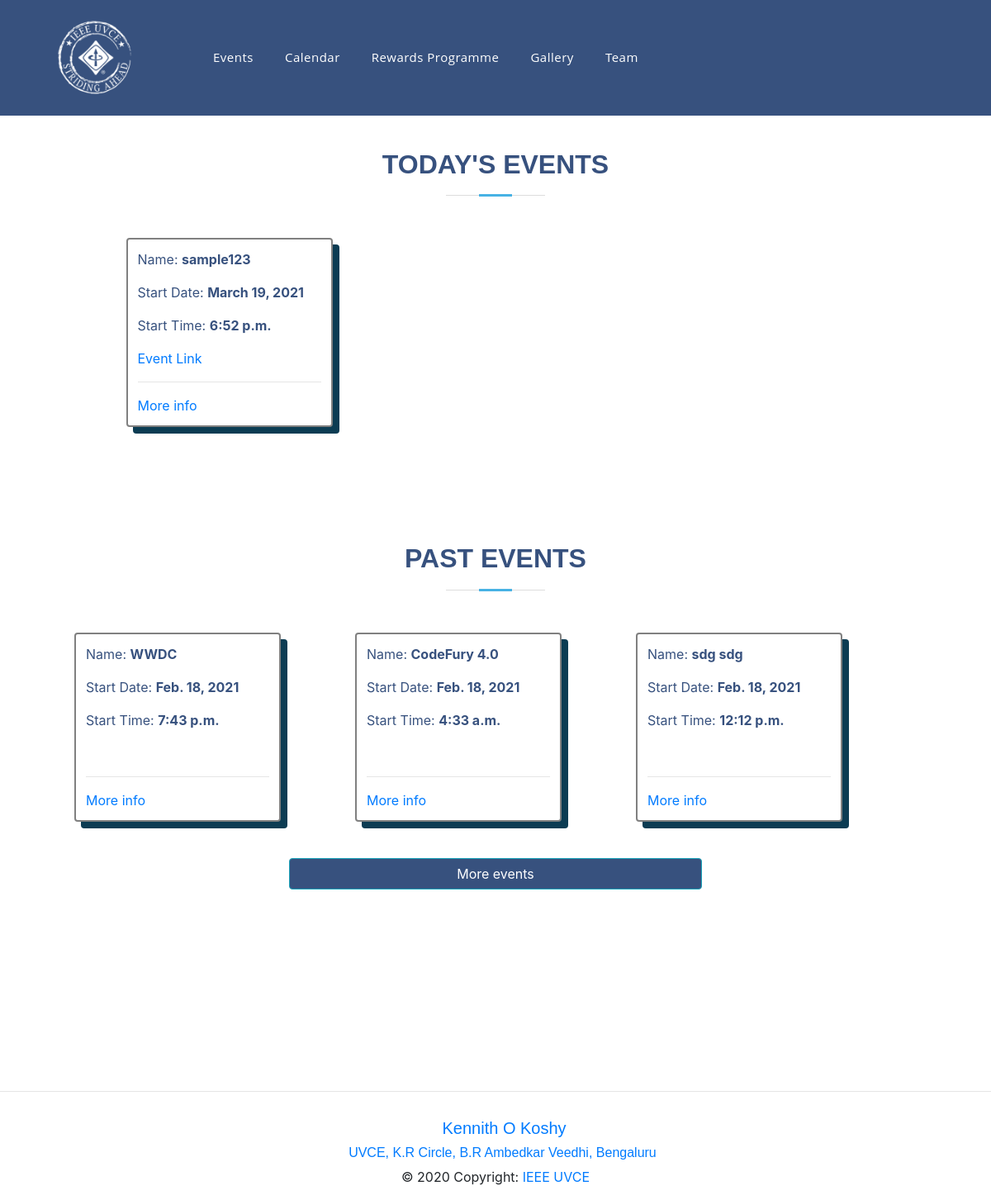
/events/, run on an earlier commit of the app's database.
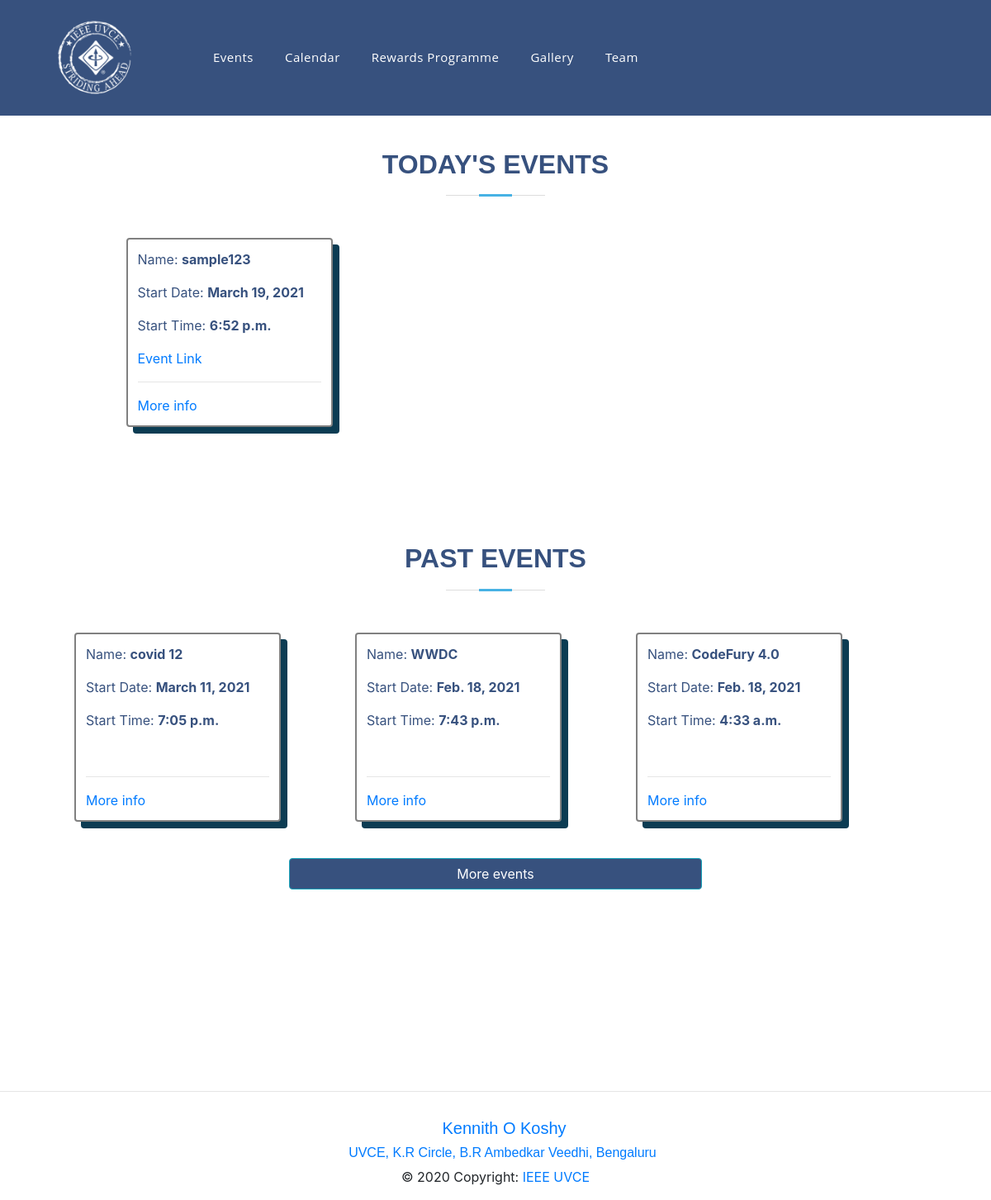
And on a later commit of the database.
### events/models.py (models this page shows, shortened)
class Event(models.Model):
    event_name = models.CharField(max_length=200)
    slug = models.SlugField(max_length=400)
    date = models.DateField()
    time = models.TimeField()
    location = models.CharField(max_length=100)
    reg = models.URLField(blank=True)
    description = models.TextField(max_length=1000, blank=True)
    created = models.DateTimeField(auto_now_add=True)
    orgzer = models.CharField(max_length=200)
    winners = models.TextField(blank=True, default='Not Yet Decided')
    author = models.ForeignKey(User, default=None, on_delete=models.CASCADE)
    is_approved = models.BooleanField(default=False, blank=True)
    approved_by = models.CharField(
        max_length=40,  null=True, blank=True, default=" ")
    class Meta:
        verbose_name = "Event"
        verbose_name_plural = "Events"

### events/views.py (the view)
# urls.py: path('', views.events_list, name='list'),
def events_list(request):
    events = Event.objects.all().order_by('-date')
    events = events.filter(is_approved=True)
    event_today = events.filter(date=datetime.date.today())
    eventold = events.filter(date__lt=datetime.date.today())
    eventnew = events.filter(date__gt=datetime.date.today())
    page = request.GET.get('page', 1)
    eventscount = eventold.count()
    print(eventscount)
    paginator = Paginator(eventold, 3)
    try:
        eventold = paginator.page(1)
    except:
        pass
    content = {
        'events': events,
        'event_today': event_today,
        'eventold': eventold,
        'eventnew': eventnew,
        'eventscount': eventscount,
        'three': 3,
    }
    return render(request, 'events/events_list.html', content)

### events/templates/events/events_list.html (shortened to what this page needs)
{% extends 'base.html' %} {% block content %} {% if event_today %}
<section id="skills" class="skills">
  <div class="container" data-aos="fade-up">
    <div class="section-title">
      <h2>Today's Events</h2>
    </div>
    <div class="event-container animated bounce">
      {% for event in event_today %}
      <div class="event">
        <p>Name: <b>{{ event.event_name }}</b></p>
        <p>Start Date: <b>{{ event.date }}</b></p>
        <p>Start Time: <b>{{ event.time }}</b></p>
        <a href="{{event.reg}}">Event Link</a>
        <br />
        <hr />
        <a href="{% url 'articles:detail' slug=event.slug %}">More info</a>
      </div>
      {% endfor %}
    </div>
  </div>
</section>
{% endif %}  {% if eventold %}
<section id="skills" class="skills">
  <div class="container" data-aos="fade-up">
    <div class="section-title">
      <h2>Past Events</h2>
    </div>
    <div class="event-container">
      {% for event in eventold %}
      <div class="event">
        <p>Name: <b>{{ event.event_name }}</b></p>
        <p>Start Date: <b>{{ event.date }}</b></p>
        <p>Start Time: <b>{{ event.time }}</b></p>
        <br />
        <hr />
        <a href="{% url 'articles:detail' slug=event.slug %}">More info</a>
      </div>
      {% endfor %}
    </div>
    {% if eventscount > three %}
    <a class="btn btn-info btn-block my-4" style="background-color: #37517e;max-width:45%;margin:auto;"
      href="{% url 'articles:old_events' %}">More
      events </a>
    {% endif %}
  </div>
</section>
{% endif %} {% endblock %}

What changed in the data, as far as the page shows it:
no longer on this page (row unchanged): Event: event_name "sdg sdg", date "Feb. 18, 2021", time "12:12 p.m.", shown under "PAST EVENTS"
added Event: event_name "covid 12", date "March 11, 2021", time "7:05 p.m.", shown under "PAST EVENTS"
